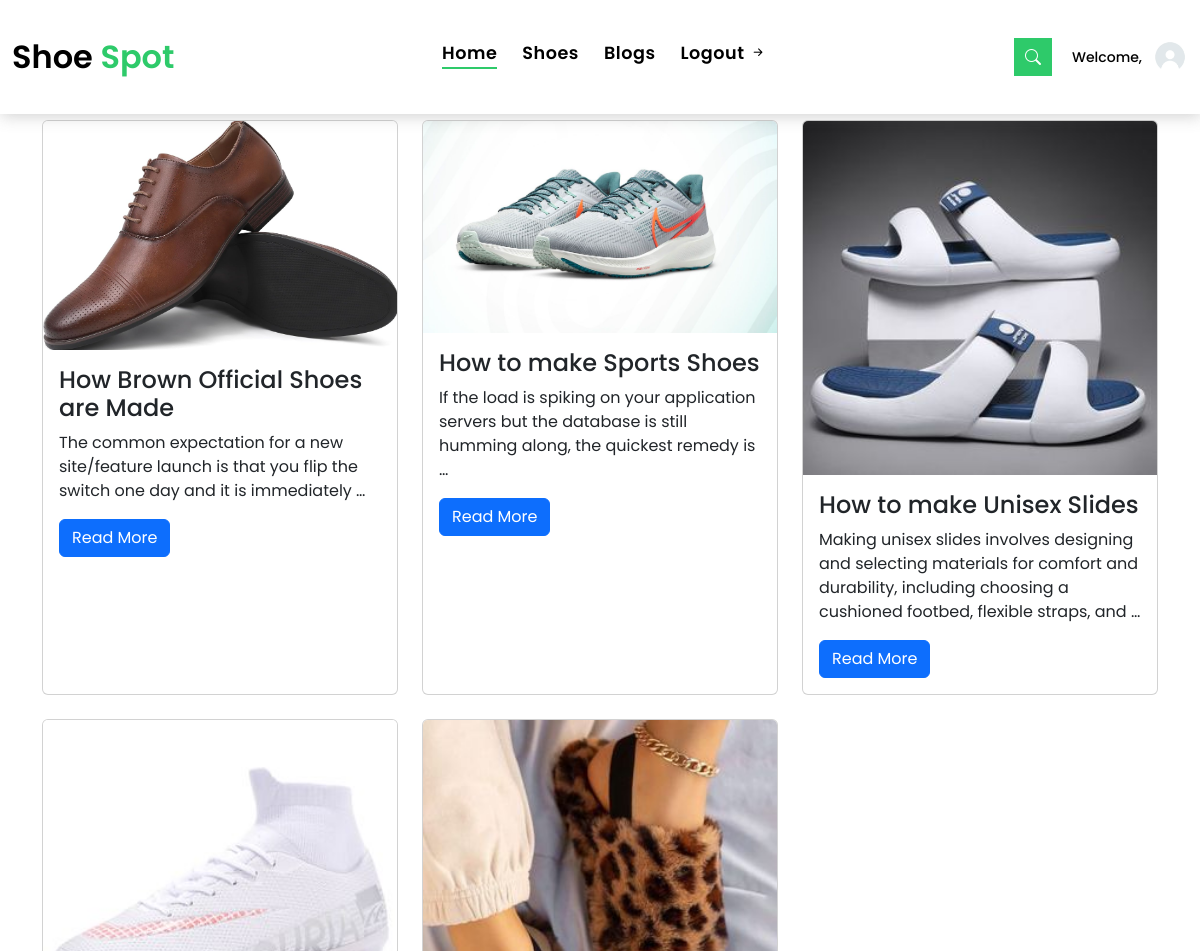
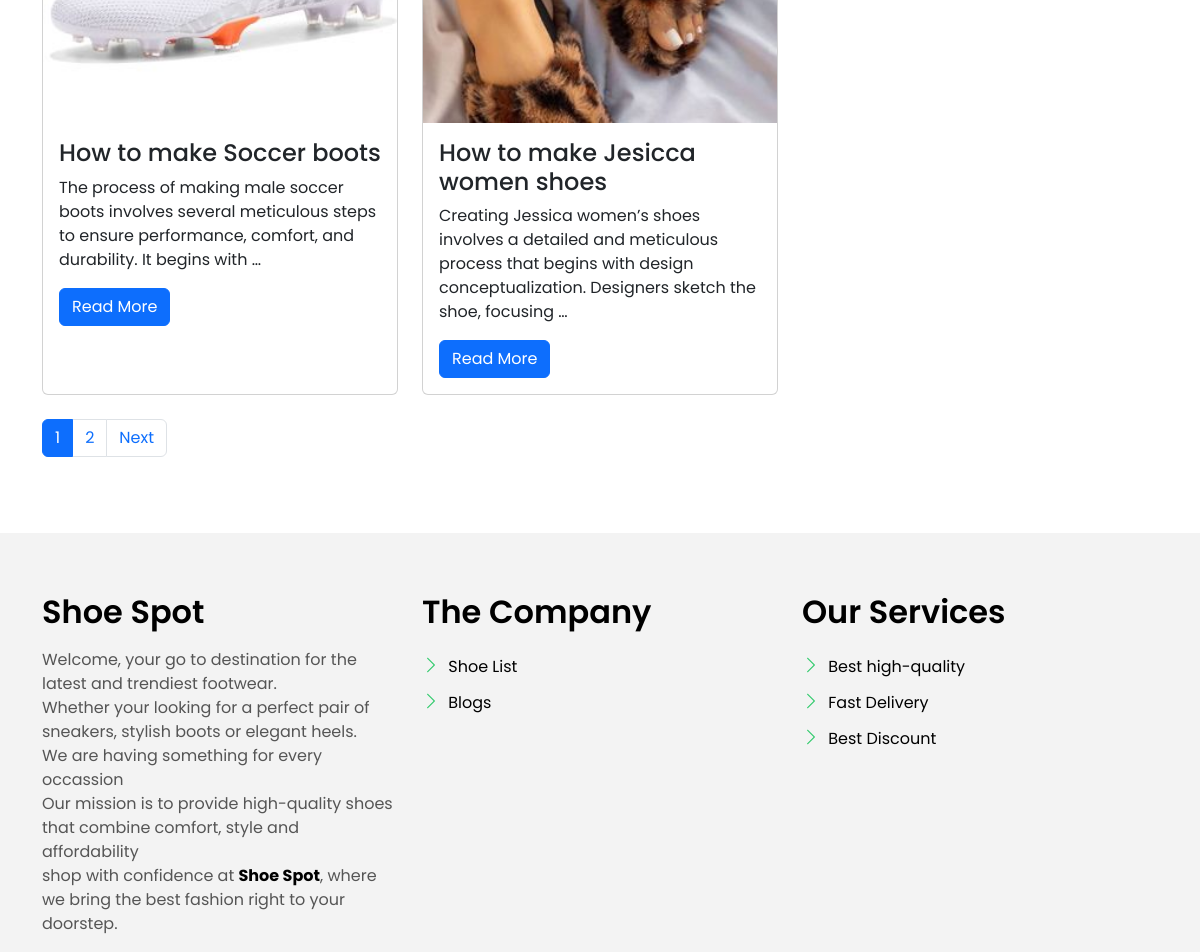
Screenshot of /blog/tag/shoe-spot/ with the database file from the repository (2 pictures, top to bottom).
### blog/models.py (models this page shows, shortened)
class BlogPost(AbstractBaseModel):
    title = models.CharField(max_length=200)
    slug = models.SlugField(max_length=50, editable=False, unique=True, blank=True)
    content = models.TextField()
    author = models.ForeignKey(User, on_delete=models.CASCADE)
    category = models.ForeignKey(BlogCategory, on_delete=models.SET_NULL, null=True, blank=True)
    tags = models.ManyToManyField(BlogTag, blank=True)
    featured_image = models.ImageField(upload_to='blog_images/', null=True, blank=True)

### blog/views.py (the view)
# urls.py: path('blog/tag/<slug:slug>/', blog_tag_view, name='blog-tag'),
def blog_tag_view(request, slug):
    tag = get_object_or_404(BlogTag, slug=slug)
    posts = BlogPost.objects.filter(tags=tag)
    paginator = Paginator(posts, 5)  # Show 5 posts per page
    page_number = request.GET.get("page")
    page_obj = paginator.get_page(page_number)
    return render(request, "blog/blog-tag.html", {"tag": tag, "page_obj": page_obj})

### templates/blog/blog-tag.html (shortened to what this page needs)
{% extends 'main.html' %}
{% block content %}
<div class="container">
    <h1 class="my-4">Tag: {{ tag.name }}</h1>
    <div class="row">
        {% for post in page_obj %}
        <div class="col-lg-4 col-md-6 mb-4">
            <div class="card h-100">
                {% if post.featured_image %}
                <img class="card-img-top" src="{{ post.featured_image.url }}" alt="{{ post.title }}">
                {% endif %}
                <div class="card-body">
                    <h4 class="card-title">{{ post.title }}</h4>
                    <p class="card-text">{{ post.content|truncatewords:20 }}</p>
                    <a href="{% url 'blog-detail' post.slug %}" class="btn btn-primary">Read More</a>
                </div>
            </div>
        </div>
        {% endfor %}
    </div>
    <div class="row">
        <div class="col-lg-12">
            <nav>
                <ul class="pagination">
                    {% for num in page_obj.paginator.page_range %}
                    <li class="page-item {% if page_obj.number == num %}active{% endif %}">
                        <a class="page-link" href="?page={{ num }}">{{ num }}</a>
                    </li>
                    {% endfor %}
                    {% if page_obj.has_next %}
                    <li class="page-item">
                        <a class="page-link" href="?page={{ page_obj.next_page_number }}">Next</a>
                    </li>
                    {% endif %}
                </ul>
            </nav>
        </div>
    </div>
</div>
{% endblock %}

### static/assets/css/style.css (style rules this page uses)
body { font-family: "Poppins", sans-serif; color: #555555; }
h1, h2, h3, h4, h5, h6 { color: #000000; }
a { color: #000000; text-decoration: none; transition: all 0.5s ease; }
.btn { transition: 0.5s ease; }

### rows the page displays
BlogPost: featured_image (picture), title "How Brown Official Shoes are Made", content "The common expectation for a new site/feature launch is that you flip the switch one day and it is immediately …"
BlogPost: featured_image (picture), title "How to make Sports Shoes", content "If the load is spiking on your application servers but the database is still humming along, the quickest remedy is …"
BlogPost: featured_image (picture), title "How to make Unisex Slides", content "Making unisex slides involves designing and selecting materials for comfort and durability, including choosing a cushioned footbed, flexible straps, and …"
BlogPost: featured_image (picture), title "How to make Soccer boots", content "The process of making male soccer boots involves several meticulous steps to ensure performance, comfort, and durability. It begins with …"
BlogPost: featured_image (picture), title "How to make Jesicca women shoes", content "Creating Jessica women’s shoes involves a detailed and meticulous process that begins with design conceptualization. Designers sketch the shoe, focusing …"

### other values shown
{{ num }} "1" "2"
